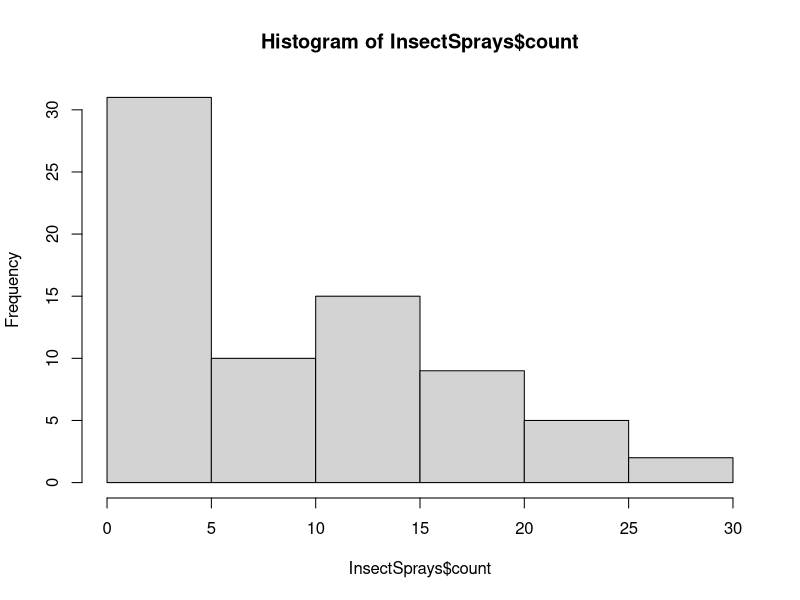

This figure's R source:
#1
dframe = data.frame(person = c("Stan","Francine", "Steve", "Roger",
                               "Hayley", "Klaus"), sex = factor(c("M","F","M","M","F","M")), funny = factor(c("High","Med","Low","High","Med","Med")))

age = c(41,41,15,21,60,1600)
dframe = cbind(dframe, age)
dframe = dframe[,c(1,4,2,3)]

#2
IQR(quakes$depth)
summary(quakes$mag[quakes$depth>400])
#The summary of all magnitudes of seismic events shows greater values for those seismic events less than 400km than more than 400km.
#Less than 400km has a higher mean and median

hist(InsectSprays$count)

#3
#Probability of an ace is 4/52 = 1/13
#Probability of 4 of spades is 1/52

#15.2 a
#i Best described as a realization of a discrete random variable, since it is a specific date of observation
#ii Best described as a discrete random variable
#iii Best described as a discrete random variable
#iv Best described as a continous random variable
#v Best described as a realization of a discrete random variable
#vi Best described as a realization of a continuous random variable

#b
#i. Pr(s=4) = 0.41
#ii. 0.10 0.23 0.44 0.85 1.00
#iii. 1*0.1 + 2(0.13) + 3(0.21) + 4(0.41) + 5(0.15) = 3.38

